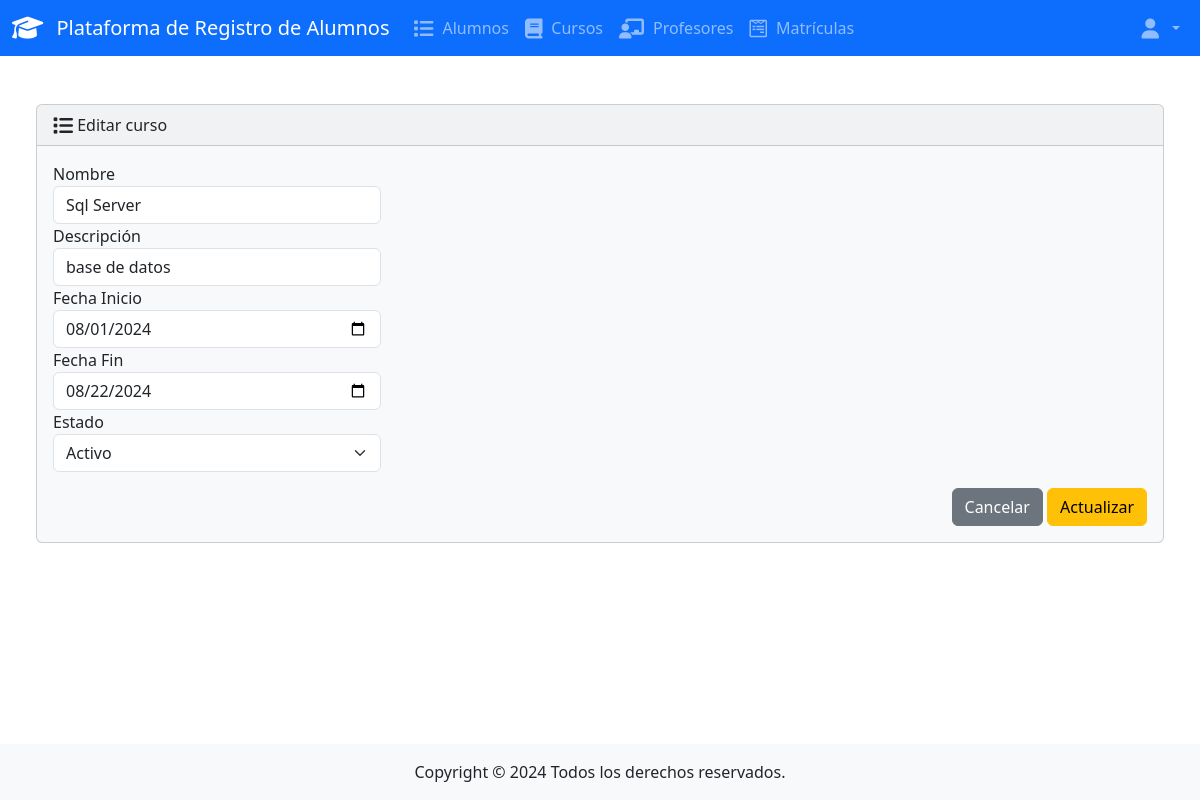
The app's page /cursos/editar/2/ with its own data.
### app/models.py (models this page shows, shortened)
class Cursos(models.Model):
    id = models.AutoField(primary_key=True)
    nombre = models.CharField(max_length=50)
    descripcion = models.CharField(max_length=100)
    fechaInicio = models.DateField()
    fechaFin = models.DateField()
    usuarioCreacion = models.ForeignKey(User, on_delete=models.SET_NULL, null=True)
    fechaRegistro = models.DateTimeField(auto_now_add=True)
    estado = models.BooleanField(default=True)
    class Meta:
        db_table = 'App_Cursos'
        verbose_name = 'Curso'
        verbose_name_plural = 'Cursos'
        ordering = ['nombre']

### app/views.py (the view)
# urls.py: path('cursos/editar/<int:id>/', views.curso_editar, name='curso_editar'),
def curso_editar(request, id):
    curso = get_object_or_404(Cursos, id=id)
    if request.method == 'POST':
        curso.nombre=request.POST["nombre"]
        curso.descripcion=request.POST["descripcion"]
        curso.fechaInicio=request.POST["fechaInicio"]
        curso.fechaFin=request.POST["fechaFin"]
        curso.usuarioCreacion=request.user
        curso.estado=request.POST["estado"]
        curso.save()
        return redirect('cursos')
    else:
        fi = curso.fechaInicio
        ff = curso.fechaFin
        curso.fechaInicio = '{:%Y-%m-%d}'.format(fi)
        curso.fechaFin = '{:%Y-%m-%d}'.format(ff)
        return render(request, 'app/curso_editar.html', {'curso': curso})

### app/templates/app/curso_editar.html (shortened to what this page needs)
{% extends "app/base.html" %}
{% block body %}
<div class="row mt-5">
    <div class="col-12">
        <div class="card bg-light ms-4 me-4 mb-4">
            <div class="card-header">
                <i class="fa-solid fa-list fa-lg"></i> Editar curso
            </div>
            <div class="card-body">
                <form action="{% url 'curso_editar' curso.id %}" method="POST">
                    <div class="form-group">
                        <label>Nombre</label>
                        <input type="text" style="width: 30%" class="form-control" name="nombre" value="{{ curso.nombre }}" required="required">
                    </div>
                    <div class="form-group">
                        <label>Descripción</label>
                        <input type="text" style="width: 30%" class="form-control" name="descripcion" value="{{ curso.descripcion }}" required="required">
                    </div>
                    <div class="form-group">
                            <label>Fecha Inicio</label>
                            <input type="date" style="width: 30%" class="form-control" name="fechaInicio" value="{{ curso.fechaInicio }}" required="required">
                    </div>
                    <div class="form-group">
                            <label>Fecha Fin</label>
                            <input type="date" style="width: 30%" class="form-control"  name="fechaFin" value="{{ curso.fechaFin }}" required="required">
                    </div>
                    <div class="form-group">
                            <label for="categoria">Estado</label><br>
                            <select style="width: 30%" class="form-select" name="estado">
                                    <option value="True" {% if curso.estado %} selected {% endif %} >Activo</option>
                            </select>
                    </div>
                    <div class="form-group mt-3 text-end">
                            <a type="button" class="btn btn-secondary" href="{% url 'cursos' %}">Cancelar</a>
                            <button type="submit" class="btn btn-warning">Actualizar</button>
                    </div>
                </form>
            </div>
        </div>
    </div>
</div>
{% endblock %}

### records on screen
Cursos: nombre "Sql Server", descripcion "base de datos", fechaInicio "08/01/2024", fechaFin "08/22/2024", estado "Activo"
